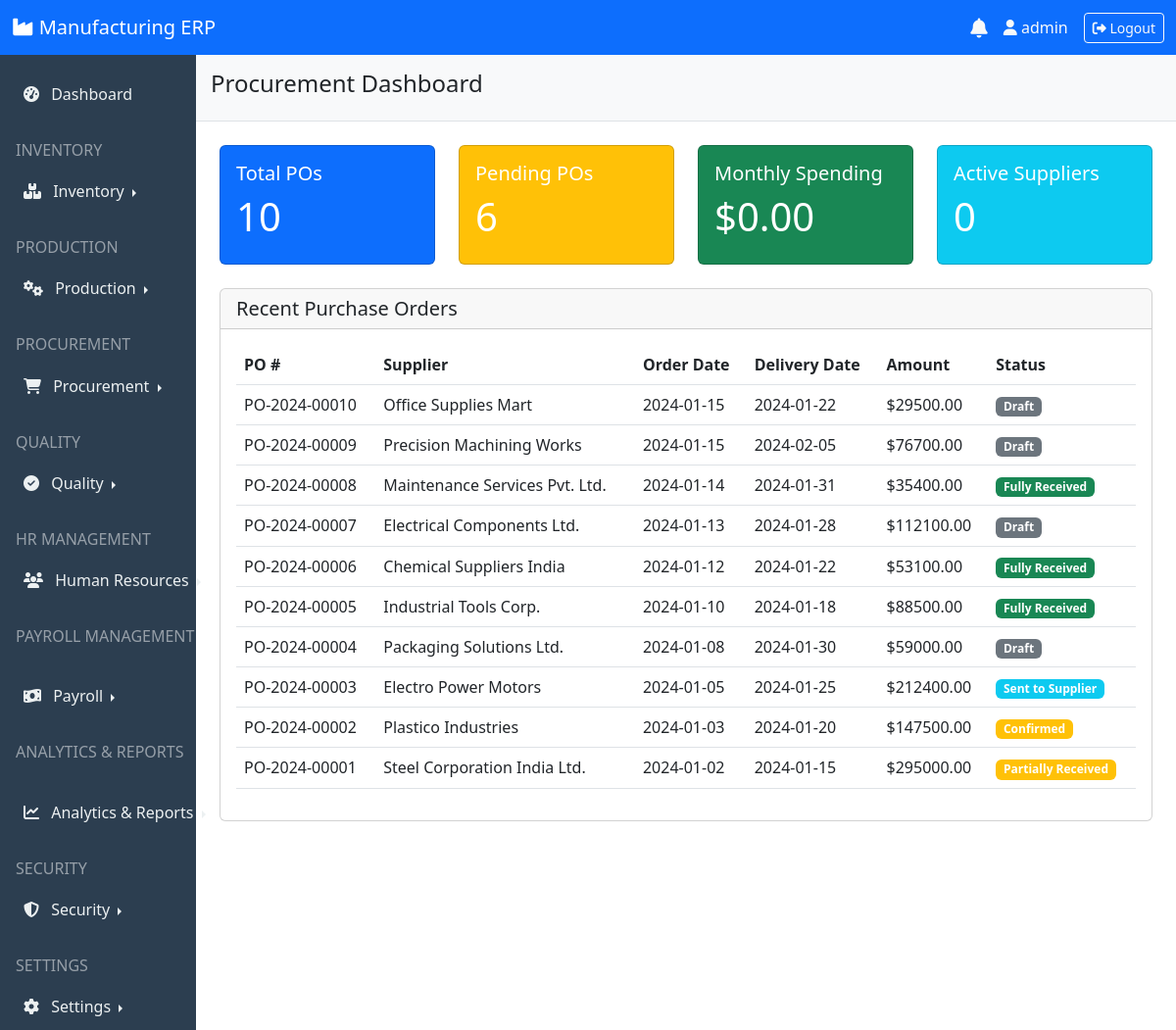
Screenshot of /procurement/dashboard/ (signed in) with the database file from the repository.
### procurement/models.py (models this page shows, shortened)
class PurchaseOrder(TimeStampedModel):
    ORDER_STATUS = [
        ('draft', 'Draft'),
        ('sent', 'Sent to Supplier'),
        ('confirmed', 'Confirmed'),
        ('partial', 'Partially Received'),
        ('received', 'Fully Received'),
        ('cancelled', 'Cancelled'),
        ('closed', 'Closed'),
    ]
    po_number = models.CharField(max_length=50, unique=True)
    supplier = models.ForeignKey(Supplier, on_delete=models.PROTECT)
    order_date = models.DateField()
    expected_delivery = models.DateField()
    status = models.CharField(max_length=20, choices=ORDER_STATUS, default='draft')
    delivery_address = models.TextField()
    terms_conditions = models.TextField(blank=True)
    total_amount = models.DecimalField(max_digits=12, decimal_places=2, default=0)
    tax_amount = models.DecimalField(max_digits=12, decimal_places=2, default=0)
    grand_total = models.DecimalField(max_digits=12, decimal_places=2, default=0)
    notes = models.TextField(blank=True)

class Supplier(TimeStampedModel):
    SUPPLIER_TYPES = [
        ('material', 'Raw Material Supplier'),
        ('equipment', 'Equipment Supplier'),
        ('service', 'Service Provider'),
        ('other', 'Other'),
    ]
    code = models.CharField(max_length=20, unique=True)
    name = models.CharField(max_length=200)
    supplier_type = models.CharField(max_length=20, choices=SUPPLIER_TYPES, default='material')
    contact_person = models.CharField(max_length=100)
    email = models.EmailField()
    phone = models.CharField(max_length=20)
    address = models.TextField()
    tax_id = models.CharField(max_length=50, blank=True)
    payment_terms = models.CharField(max_length=100, blank=True)
    credit_limit = models.DecimalField(max_digits=12, decimal_places=2, default=0)
    current_balance = models.DecimalField(max_digits=12, decimal_places=2, default=0)
    is_active = models.BooleanField(default=True)

### procurement/views.py (the view)
# urls.py: path('dashboard/', views.procurement_dashboard, name='dashboard'),
def procurement_dashboard(request):
    from datetime import datetime, timedelta
    today = datetime.now().date()
    month_start = today.replace(day=1)
    total_pos = PurchaseOrder.objects.count()
    pending_pos = PurchaseOrder.objects.filter(
        status__in=['draft', 'sent', 'confirmed']
    ).count()
    monthly_spending = PurchaseOrder.objects.filter(
        order_date__gte=month_start,
        status__in=['received', 'partial']
    ).aggregate(total=Sum('grand_total'))['total'] or 0
    active_suppliers = Supplier.objects.filter(is_active=True).count()
    recent_pos = PurchaseOrder.objects.select_related('supplier').order_by('-created_at')[:10]
    context = {
        'total_pos': total_pos,
        'pending_pos': pending_pos,
        'monthly_spending': monthly_spending,
        'active_suppliers': active_suppliers,
        'recent_pos': recent_pos,
    }
    return render(request, 'procurement/dashboard.html', context)

### templates/procurement/dashboard.html (shortened to what this page needs)
{% extends 'base.html' %}
{% block page_title %}Procurement Dashboard{% endblock %}
{% block content %}
<div class="row">
    <div class="col-md-3 mb-4">
        <div class="card bg-primary text-white">
            <div class="card-body">
                <h5 class="card-title">Total POs</h5>
                <h2 class="display-6">{{ total_pos }}</h2>
            </div>
        </div>
    </div>
    <div class="col-md-3 mb-4">
        <div class="card bg-warning text-white">
            <div class="card-body">
                <h5 class="card-title">Pending POs</h5>
                <h2 class="display-6">{{ pending_pos }}</h2>
            </div>
        </div>
    </div>
    <div class="col-md-3 mb-4">
        <div class="card bg-success text-white">
            <div class="card-body">
                <h5 class="card-title">Monthly Spending</h5>
                <h2 class="display-6">${{ monthly_spending|floatformat:2 }}</h2>
            </div>
        </div>
    </div>
    <div class="col-md-3 mb-4">
        <div class="card bg-info text-white">
            <div class="card-body">
                <h5 class="card-title">Active Suppliers</h5>
                <h2 class="display-6">0</h2>
            </div>
        </div>
    </div>
</div>
<div class="row">
    <div class="col-md-12">
        <div class="card">
            <div class="card-header">
                <h5 class="card-title mb-0">Recent Purchase Orders</h5>
            </div>
            <div class="card-body">
                <div class="table-responsive">
                    <table class="table table-hover">
                        <thead>
                            <tr>
                                <th>PO #</th>
                                <th>Supplier</th>
                                <th>Order Date</th>
                                <th>Delivery Date</th>
                                <th>Amount</th>
                                <th>Status</th>
                            </tr>
                        </thead>
                        <tbody>
                            {% for po in recent_pos %}
                            <tr>
                                <td>{{ po.po_number }}</td>
                                <td>{{ po.supplier.name }}</td>
                                <td>{{ po.order_date|date:"Y-m-d" }}</td>
                                <td>{{ po.expected_delivery|date:"Y-m-d" }}</td>
                                <td>${{ po.grand_total|floatformat:2 }}</td>
                                <td>
                                    <span class="badge bg-{% if po.status == 'received' %}success
                                                         {% elif po.status == 'draft' %}secondary
                                                         {% elif po.status == 'sent' %}info
                                                         {% elif po.status == 'cancelled' %}danger
                                                         {% else %}warning{% endif %}">
                                        {{ po.get_status_display }}
                                    </span>
                                </td>
                            </tr>
                            {% empty %}
                            <tr>
                                <td colspan="6" class="text-center">No purchase orders found</td>
                            </tr>
                            {% endfor %}
                        </tbody>
                    </table>
                </div>
            </div>
        </div>
    </div>
</div>
{% endblock %}

### templates/base.html (shortened to what this page needs)
<!DOCTYPE html>
<html lang="en">
<head>
    <link href="https://cdn.jsdelivr.net/npm/bootstrap@5.3.0/dist/css/bootstrap.min.css" rel="stylesheet">
    <link rel="stylesheet" href="https://cdnjs.cloudflare.com/ajax/libs/font-awesome/6.4.0/css/all.min.css">
    <link rel="stylesheet" href="https://cdn.datatables.net/1.13.4/css/dataTables.bootstrap5.min.css">
</head>
<body>
    <nav class="navbar navbar-expand-lg navbar-dark bg-primary">
        <div class="container-fluid">
            <a class="navbar-brand" href="{% url 'dashboard' %}">
                <i class="fas fa-industry"></i> Manufacturing ERP
            </a>
            <div class="d-flex align-items-center">
                <div class="dropdown me-3">
                    <a href="#" class="text-light position-relative" id="notificationDropdown"
                    data-bs-toggle="dropdown" aria-expanded="false">
                        <i class="fas fa-bell fa-lg"></i>
                    </a>
                </div>
                <span class="text-light me-3">
                    <i class="fas fa-user"></i> {{ user.username }}
                </span>
                <a href="{% url 'logout' %}" class="btn btn-outline-light btn-sm">
                    <i class="fas fa-sign-out-alt"></i> Logout
                </a>
            </div>
        </div>
    </nav>
    <div class="container-fluid">
        <div class="row">
            <div class="col-md-2 p-0 sidebar">
                <nav class="nav flex-column mt-3">
                    <a class="nav-link {% if request.path == '/dashboard/' %}active{% endif %}"
                    href="{% url 'dashboard' %}">
                        <i class="fas fa-tachometer-alt me-2"></i> Dashboard
                    </a>
                    <h6 class="text-uppercase text-white-50 mt-4 px-3 mb-2">Inventory</h6>
                    <div class="nav-item dropend">
                        <a class="nav-link dropdown-toggle" href="#" id="inventoryDropdown" role="button"
                        data-bs-toggle="dropdown" aria-expanded="false">
                            <i class="fas fa-boxes me-2"></i> Inventory
                        </a>
                    </div>
                    <h6 class="text-uppercase text-white-50 mt-4 px-3 mb-2">Production</h6>
                    <div class="nav-item dropend">
                        <a class="nav-link dropdown-toggle" href="#" id="productionDropdown" role="button"
                        data-bs-toggle="dropdown" aria-expanded="false">
                            <i class="fas fa-cogs me-2"></i> Production
                        </a>
                    </div>
                    <h6 class="text-uppercase text-white-50 mt-4 px-3 mb-2">Procurement</h6>
                    <div class="nav-item dropend">
                        <a class="nav-link dropdown-toggle" href="#" id="procurementDropdown" role="button"
                        data-bs-toggle="dropdown" aria-expanded="false">
                            <i class="fas fa-shopping-cart me-2"></i> Procurement
                        </a>
                    </div>
                    <h6 class="text-uppercase text-white-50 mt-4 px-3 mb-2">Quality</h6>
                    <div class="nav-item dropend">
                        <a class="nav-link dropdown-toggle" href="#" id="qualityDropdown" role="button"
                        data-bs-toggle="dropdown" aria-expanded="false">
                            <i class="fas fa-check-circle me-2"></i> Quality
                        </a>
                    </div>
                    <h6 class="text-uppercase text-white-50 mt-4 px-3 mb-2">HR Management</h6>
                    <div class="nav-item dropend">
                        <a class="nav-link dropdown-toggle" href="#" id="hrDropdown" role="button"
                        data-bs-toggle="dropdown" aria-expanded="false">
                            <i class="fas fa-users me-2"></i> Human Resources
                        </a>
                    </div>
                    <h6 class="text-uppercase text-white-50 mt-4 px-3 mb-2">Payroll Management</h6>
                    <div class="nav-item dropend">
                        <a class="nav-link dropdown-toggle" href="#" id="payrollDropdown" role="button"
                        data-bs-toggle="dropdown" aria-expanded="false">
                            <i class="fas fa-money-bill-wave me-2"></i> Payroll
                        </a>
                    </div>
                    <h6 class="text-uppercase text-white-50 mt-4 px-3 mb-2">Analytics & Reports</h6>
                    <div class="nav-item dropend">
                        <a class="nav-link dropdown-toggle" href="#" id="analyticsDropdown" role="button"
                        data-bs-toggle="dropdown" aria-expanded="false">
                            <i class="fas fa-chart-line me-2"></i> Analytics & Reports
                        </a>
                    </div>
                    <h6 class="text-uppercase text-white-50 mt-4 px-3 mb-2">Security</h6>
                    <div class="nav-item dropend">
                        <a class="nav-link dropdown-toggle" href="#" id="securityDropdown" role="button"
                        data-bs-toggle="dropdown" aria-expanded="false">
                            <i class="fas fa-shield-alt me-2"></i> Security
                        </a>
                    </div>
                    <h6 class="text-uppercase text-white-50 mt-4 px-3 mb-2">Settings</h6>
                    <div class="nav-item dropend">
                        <a class="nav-link dropdown-toggle" href="#" id="settingsDropdown" role="button"
                        data-bs-toggle="dropdown" aria-expanded="false">
                            <i class="fas fa-cog me-2"></i> Settings
                        </a>
                    </div>
                </nav>
            </div>
            <div class="col-md-10 p-0">
                <div class="content-header">
                    <h4>{% block page_title %}{% endblock %}</h4>
                </div>
                <div class="p-4">
                    {% block content %}{% endblock %}
                </div>
            </div>
        </div>
    </div>
</body>
</html>

### templates/base.html (style rules this page uses)
.sidebar { min-height: calc(100vh - 56px); background-color: #2c3e50; }
.sidebar .nav-link { color: #ecf0f1; padding: 12px 20px; border-left: 4px solid transparent; }
.content-header { background-color: #f8f9fa; padding: 15px; border-bottom: 1px solid #dee2e6; }

### rows the page displays
PurchaseOrder: po_number "PO-2024-00010", supplier.name "Office Supplies Mart", order_date "2024-01-15", expected_delivery "2024-01-22", grand_total "29500.00", status "Draft"
PurchaseOrder: po_number "PO-2024-00009", supplier.name "Precision Machining Works", order_date "2024-01-15", expected_delivery "2024-02-05", grand_total "76700.00", status "Draft"
PurchaseOrder: po_number "PO-2024-00008", supplier.name "Maintenance Services Pvt. Ltd.", order_date "2024-01-14", expected_delivery "2024-01-31", grand_total "35400.00", status "Fully Received"
PurchaseOrder: po_number "PO-2024-00007", supplier.name "Electrical Components Ltd.", order_date "2024-01-13", expected_delivery "2024-01-28", grand_total "112100.00", status "Draft"
PurchaseOrder: po_number "PO-2024-00006", supplier.name "Chemical Suppliers India", order_date "2024-01-12", expected_delivery "2024-01-22", grand_total "53100.00", status "Fully Received"
PurchaseOrder: po_number "PO-2024-00005", supplier.name "Industrial Tools Corp.", order_date "2024-01-10", expected_delivery "2024-01-18", grand_total "88500.00", status "Fully Received"
PurchaseOrder: po_number "PO-2024-00004", supplier.name "Packaging Solutions Ltd.", order_date "2024-01-08", expected_delivery "2024-01-30", grand_total "59000.00", status "Draft"
PurchaseOrder: po_number "PO-2024-00003", supplier.name "Electro Power Motors", order_date "2024-01-05", expected_delivery "2024-01-25", grand_total "212400.00", status "Sent to Supplier"
PurchaseOrder: po_number "PO-2024-00002", supplier.name "Plastico Industries", order_date "2024-01-03", expected_delivery "2024-01-20", grand_total "147500.00", status "Confirmed"
PurchaseOrder: po_number "PO-2024-00001", supplier.name "Steel Corporation India Ltd.", order_date "2024-01-02", expected_delivery "2024-01-15", grand_total "295000.00", status "Partially Received"

### other values shown
{{ user.username }} "admin"
{{ total_pos }} "10"
{{ pending_pos }} "6"
{{ monthly_spending|floatformat:2 }} "0.00"
